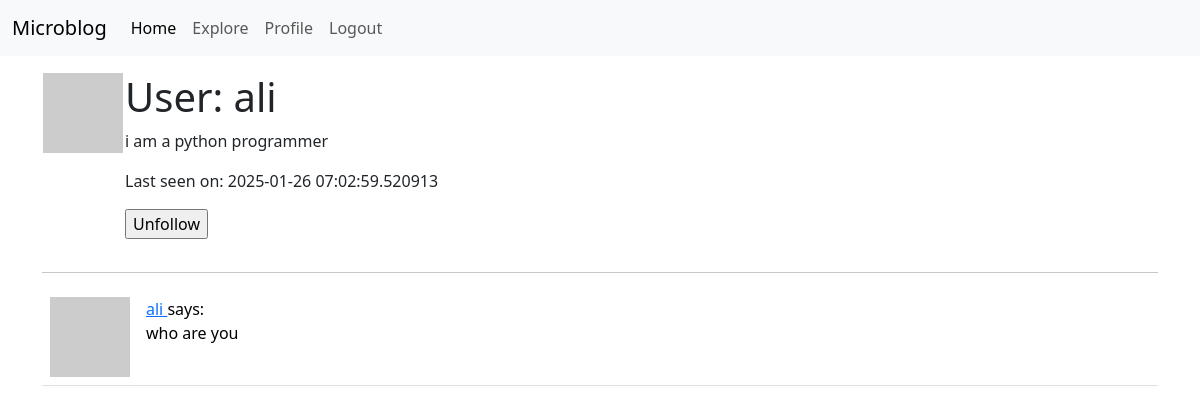
The page /user/ali (signed in) on the database as committed earlier.
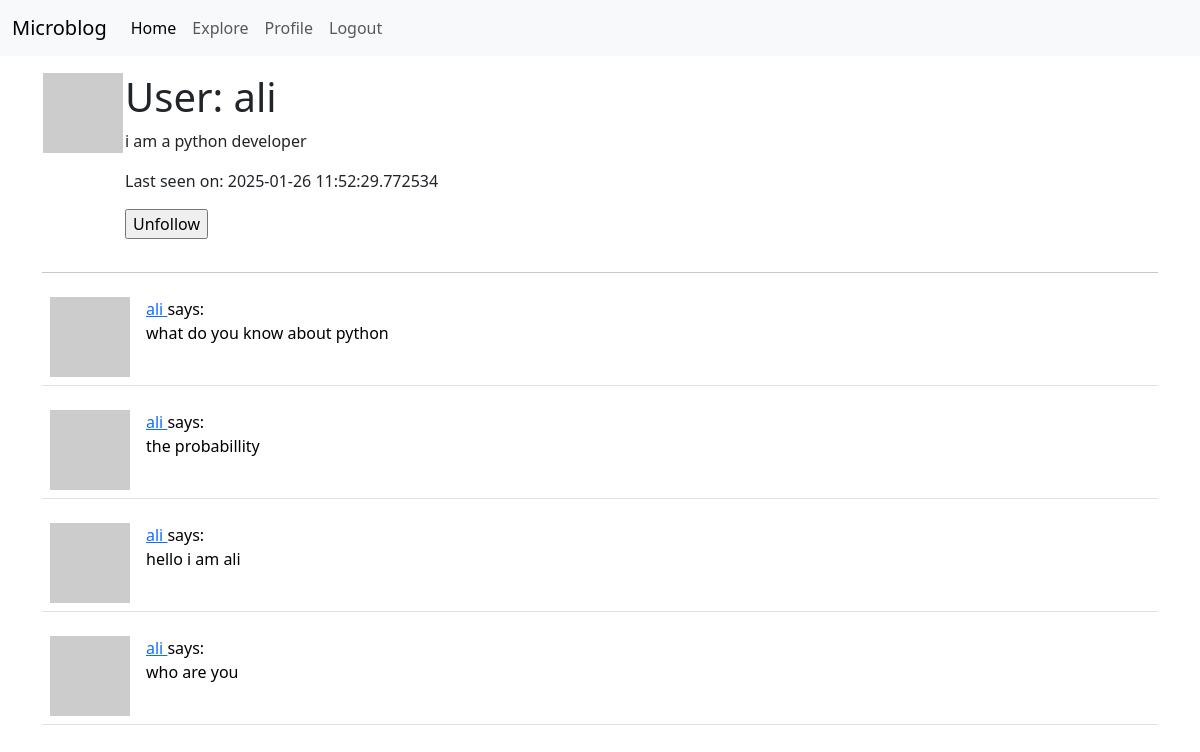
The same page on the database as committed later.
### app/models.py (models this page shows, shortened)
class User(UserMixin,db.Model):
    id : so.Mapped[int] = so.mapped_column(primary_key=True)
    username : so.Mapped[str] = so.mapped_column(sa.String(64),index=True, unique=True)
    email : so.Mapped[str] = so.mapped_column(sa.String(120), index=True, unique=True)
    password_hash : so.Mapped[Optional[str]] = so.mapped_column(sa.String(256))
    posts: so.WriteOnlyMapped['Post'] = so.relationship(
        back_populates='author')
    about_me: so.Mapped[Optional[str]] = so.mapped_column(sa.String(140))
    last_seen: so.Mapped[Optional[datetime]] = so.mapped_column(
        default=lambda: datetime.now(timezone.utc))
    following: so.WriteOnlyMapped['User'] = so.relationship(
        secondary=followers, primaryjoin=(followers.c.follower_id == id),
        secondaryjoin=(followers.c.followed_id == id),
        back_populates='followers')
    followers: so.WriteOnlyMapped['User'] = so.relationship(
        secondary=followers, primaryjoin=(followers.c.followed_id == id),
        secondaryjoin=(followers.c.follower_id == id),
        back_populates='following')
    def avatar(self, size):
        digest = md5(self.email.lower().encode('utf-8')).hexdigest()
        return f'https://www.gravatar.com/avatar/{digest}?d=identicon&s={size}'
    def is_following(self, user):
        query = self.following.select().where(User.id == user.id)
        return db.session.scalar(query) is not None

class Post(db.Model):
    id: so.Mapped[int] = so.mapped_column(primary_key=True)
    body: so.Mapped[str] = so.mapped_column(sa.String(140))
    timestamp: so.Mapped[datetime] = so.mapped_column(
        index=True, default=lambda: datetime.now(timezone.utc))
    user_id: so.Mapped[int] = so.mapped_column(sa.ForeignKey('user.id'),index=True)
    author: so.Mapped[User] = so.relationship(back_populates='posts')

### app/routes.py (the view)
@app.route('/user/<username>')
@login_required
def user(username):
    user = db.first_or_404(sa.select(User).where(User.username==username))
    page=request.args.get('page',1,type=int)
    query=user.posts.select().order_by(Post.timestamp.desc())
    posts = db.paginate(query,page=page,per_page=app.config['POSTS_PER_PAGE'],error_out=False)
    next_url = url_for('user', username=user.username, page=posts.next_num) \
        if posts.has_next else None
    prev_url = url_for('user', username=user.username, page=posts.prev_num) \
        if posts.has_prev else None
    form = EmptyForm()
    return render_template('user.html', user=user, posts=posts,form=form, next_url=next_url,prev_url=prev_url)

### app/forms.py
class EmptyForm(FlaskForm):
    submit = SubmitField('Submit')

### app/models.py (called while the page is built)
@login.user_loader
def load_user(id):
    return db.session.get(User, int(id))

### app/routes.py (called while the page is built)
@app.before_request
def before_request():
    if current_user.is_authenticated:
        current_user.last_seen = datetime.now(timezone.utc)
        db.session.commit()

### app/templates/user.html (shortened to what this page needs)
{% extends 'base.html' %}
{% block content %}
    <table>
        <tr valign="top">
            <td><img src="{{ user.avatar(128) }}"></td>
            <td>
                <h1>User: {{ user.username }}</h1>
                {% if user.about_me %}
                    <p>{{ user.about_me }}</p>
                {% endif %}
                {% if user.last_seen %}
                    <p>Last seen on: {{ user.last_seen }}</p>
                {% endif %}
                {% if user == current_user %}
                <p><a href="{{ url_for('edit_profile') }}">Edit your profile</a></p>
                {% else %}
                <p>
                    <form action="{{ url_for('unfollow', username=user.username) }}" method="post">
                        {{ form.submit(value='Unfollow') }}
                    </form>
                </p>
                {% endif %}
            </td>
        </tr>
    </table>
    <hr>
    {% for post in posts %}
     {% include '_post.html'   %}
    {% endfor %}
{% endblock %}

### app/templates/base.html (shortened to what this page needs)
<!doctype html>
<html lang="en">
  <head>
    <link
        href="https://cdn.jsdelivr.net/npm/bootstrap@5.3.2/dist/css/bootstrap.min.css"
        rel="stylesheet"
>
  </head>
  <body>
    <nav class="navbar navbar-expand-lg bg-body-tertiary">
        <div class="container-fluid">
          <a class="navbar-brand" href="/">Microblog</a>
          <div class="collapse navbar-collapse" id="navbarNavAltMarkup">
            <div class="navbar-nav">
              <a class="nav-link active" aria-current="page" href="{{ url_for('index') }}">Home</a>
              <a class="nav-link" href="{{ url_for('explore') }}">Explore</a>
              {% if current_user.is_anonymous %}
              <a class="nav-link" href="{{ url_for('login') }}">Login</a>
              {% else %}
              <a class="nav-link" href="{{ url_for('user', username=current_user.username) }}">Profile</a>
              <a class="nav-link" href="{{ url_for('logout') }}">Logout</a>
              {% endif %}
            </div>
          </div>
        </div>
      </nav>
        <div class="container mt-3">
        {% block content %}{% endblock %}
        </div>
    </body>
</html>

### app/templates/_post.html
<table class="table table-hover">
    <tr>
        <td width="70px">
            <a href="{{ url_for('user', username=post.author.username) }}">
                <img src="{{ post.author.avatar(70) }}" />
            </a>
        </td>
        <td>
            <a href="{{ url_for('user', username=post.author.username) }}">
                {{ post.author.username }}
            </a>
            says:
            <br>
            {{ post.body }}
        </td>
    </tr>
</table>

Rows that differ between the two databases and show on the page:
changed User "ali": about_me "i am a python programmer" → "i am a python developer"; last_seen "2025-01-26 07:02:59.520913" → "2025-01-26 11:52:29.772534"
added Post: author.username "ali", body "what do you know about python"
added Post: author.username "ali", body "the probabillity"
added Post: author.username "ali", body "hello i am ali"
